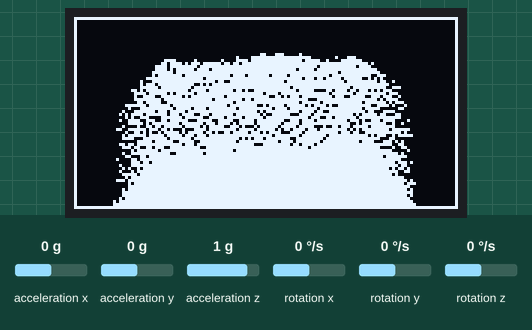
This sketch was run on a simulated ESP32-C3. Shown: 128×64 one-colour display. Inputs (shaded band) come from the test bench; at power-on: acceleration x 0 g, acceleration y 0 g, acceleration z 1 g, rotation x 0 °/s, rotation y 0 °/s, rotation z 0 °/s. Random numbers use the default seed unless the sketch sets one.

Above: at 8.3 s.
8.4 s: acceleration x set to 0.8 g
At 8.89 s:
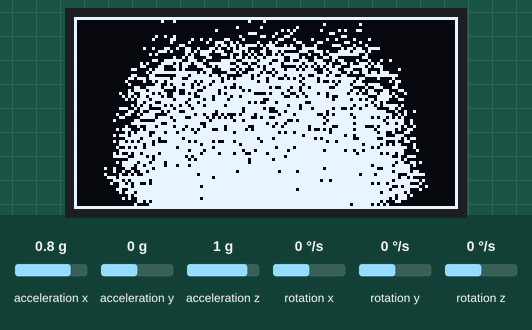
10.2 s: acceleration y set to -1.4 g
At 10.47 s:
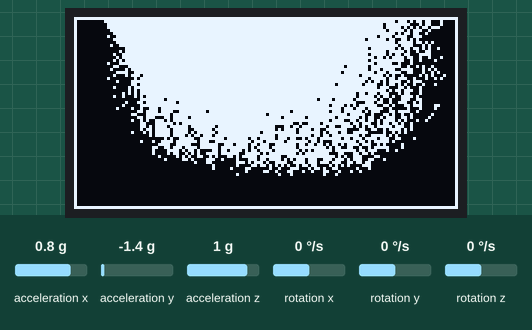
11.8 s: acceleration x set to -1.4 g
At 12.04 s:
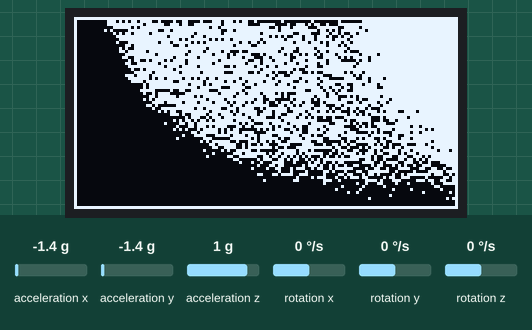
13.3 s: acceleration x set to -0.8 g
At 13.62 s:
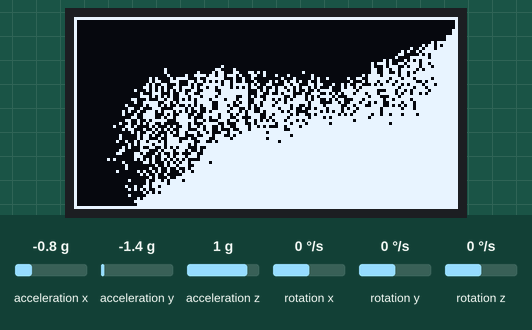
Timing chart, 0 to 15.9 s (numbered marks = the images above; inputs shaded):
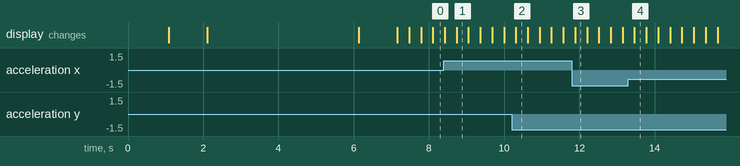

The sketch:

schematik_esp32_pixes.ino
```cpp
/*
   ESP32-C3 Super Mini
   SSD1306 128x64 OLED
   MPU6050_tockn

   Falling Sand Simulator
   ----------------------
   - 180 sand particles
   - Particles stay inside border
   - Particles stack naturally
   - Gravity follows MPU6050 tilt

   Libraries:
   Adafruit GFX
   Adafruit SSD1306
   MPU6050_tockn
*/

#include <Wire.h>
#include <Adafruit_GFX.h>
#include <Adafruit_SSD1306.h>
#include <MPU6050_tockn.h>

#define SCREEN_WIDTH 128
#define SCREEN_HEIGHT 64

#define OLED_RESET -1

#define SDA_PIN 8
#define SCL_PIN 9

Adafruit_SSD1306 display(SCREEN_WIDTH, SCREEN_HEIGHT, &Wire, OLED_RESET);
MPU6050 mpu6050(Wire);

// Border margins
const int MIN_X = 1;
const int MAX_X = 126;
const int MIN_Y = 1;
const int MAX_Y = 62;

const int NUM_PARTICLES = 4000;

struct Grain
{
  int x;
  int y;
};

Grain sand[NUM_PARTICLES];

bool world[128][64];

int gx = 0;
int gy = 1;

void showMessage(String txt)
{
  display.clearDisplay();
  display.setTextSize(1);
  display.setTextColor(SSD1306_WHITE);
  display.setCursor(20, 28);
  display.println(txt);
  display.display();
}

void clearWorld()
{
  for (int x = 0; x < 128; x++)
  {
    for (int y = 0; y < 64; y++)
    {
      world[x][y] = false;
    }
  }
}

bool inside(int x, int y)
{
  return (x >= MIN_X && x <= MAX_X &&
          y >= MIN_Y && y <= MAX_Y);
}

void setup()
{
  Wire.begin(SDA_PIN, SCL_PIN);

  display.begin(SSD1306_SWITCHCAPVCC, 0x3C);

  showMessage("OLED OK");
  delay(1000);

  Wire.beginTransmission(0x68);

  if (Wire.endTransmission() != 0)
  {
    showMessage("MPU FAIL");
    while (1);
  }

  showMessage("MPU FOUND");
  delay(1000);

  mpu6050.begin();

  showMessage("CALIBRATING");
  delay(1000);

  mpu6050.calcGyroOffsets(true);

  showMessage("READY");
  delay(1000);

  randomSeed(micros());

  for (int i = 0; i < NUM_PARTICLES; i++)
  {
    sand[i].x = random(20, 108);
    sand[i].y = random(10, 54);
  }
}

void loop()
{
  mpu6050.update();

  float ax = mpu6050.getAngleX();
  float ay = mpu6050.getAngleY();

  // YOUR ORIENTATION
  if (abs(ax) > abs(ay))
  {
    if (ax > 5)
    {
      gx = -1;
      gy = 0;
    }
    else if (ax < -5)
    {
      gx = 1;
      gy = 0;
    }
  }
  else
  {
    if (ay > 5)
    {
      gx = 0;
      gy = 1;
    }
    else if (ay < -5)
    {
      gx = 0;
      gy = -1;
    }
  }

  clearWorld();

  for (int i = 0; i < NUM_PARTICLES; i++)
  {
    world[sand[i].x][sand[i].y] = true;
  }

  // Random update order
  for (int n = 0; n < NUM_PARTICLES; n++)
  {
    int i = random(NUM_PARTICLES);

    int x = sand[i].x;
    int y = sand[i].y;

    world[x][y] = false;

    int nx = x + gx;
    int ny = y + gy;

    bool moved = false;

    if (inside(nx, ny) && !world[nx][ny])
    {
      sand[i].x = nx;
      sand[i].y = ny;
      moved = true;
    }
    else
    {
      if (gx == 0)
      {
        int sx1 = x - 1;
        int sx2 = x + 1;

        if (random(2))
        {
          if (inside(sx1, ny) && !world[sx1][ny])
          {
            sand[i].x = sx1;
            sand[i].y = ny;
            moved = true;
          }
          else if (inside(sx2, ny) && !world[sx2][ny])
          {
            sand[i].x = sx2;
            sand[i].y = ny;
            moved = true;
          }
        }
        else
        {
          if (inside(sx2, ny) && !world[sx2][ny])
          {
            sand[i].x = sx2;
            sand[i].y = ny;
            moved = true;
          }
          else if (inside(sx1, ny) && !world[sx1][ny])
          {
            sand[i].x = sx1;
            sand[i].y = ny;
            moved = true;
          }
        }
      }
      else
      {
        int sy1 = y - 1;
        int sy2 = y + 1;

        if (random(2))
        {
          if (inside(nx, sy1) && !world[nx][sy1])
          {
            sand[i].x = nx;
            sand[i].y = sy1;
            moved = true;
          }
          else if (inside(nx, sy2) && !world[nx][sy2])
          {
            sand[i].x = nx;
            sand[i].y = sy2;
            moved = true;
          }
        }
        else
        {
          if (inside(nx, sy2) && !world[nx][sy2])
          {
            sand[i].x = nx;
            sand[i].y = sy2;
            moved = true;
          }
          else if (inside(nx, sy1) && !world[nx][sy1])
          {
            sand[i].x = nx;
            sand[i].y = sy1;
            moved = true;
          }
        }
      }
    }

    world[sand[i].x][sand[i].y] = true;
  }

  display.clearDisplay();

  display.drawRect(0, 0, 128, 64, SSD1306_WHITE);

  for (int i = 0; i < NUM_PARTICLES; i++)
  {
    display.drawPixel(sand[i].x, sand[i].y, SSD1306_WHITE);
  }

  display.display();

  delay(12);
}
```
